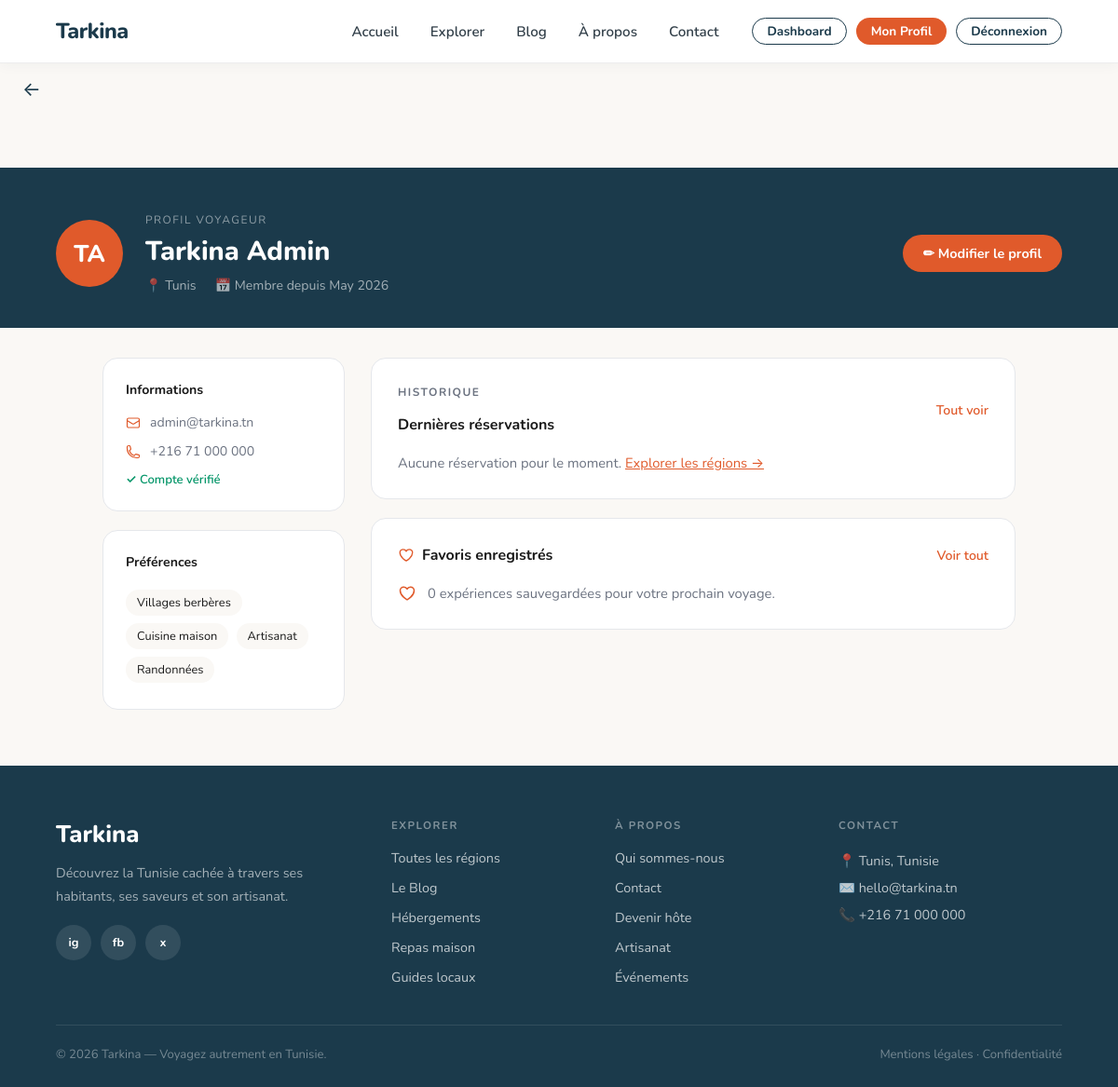
The app's page /profile.php (signed in) with its own data.
### tables this page shows
CREATE TABLE `utilisateur` (
  `id` int(10) unsigned NOT NULL AUTO_INCREMENT,
  `nom` varchar(100) NOT NULL,
  `prenom` varchar(100) NOT NULL,
  `email` varchar(150) NOT NULL,
  `mot_de_passe` varchar(255) NOT NULL,
  `role` varchar(50) NOT NULL DEFAULT 'utilisateur',
  `adresse` varchar(255) DEFAULT NULL,
  `telephone` varchar(50) DEFAULT NULL,
  `ville` varchar(100) DEFAULT NULL,
  `bio` text DEFAULT NULL,
  `photo_profil` varchar(500) DEFAULT NULL,
  `date_inscription` timestamp NOT NULL DEFAULT current_timestamp(),
  `created_at` timestamp NULL DEFAULT current_timestamp(),
  PRIMARY KEY (`id`),
  UNIQUE KEY `email` (`email`)
);

### profile.php (the view, shortened to what this page needs)
<?php
require_once 'db.php';
$user_id = (int)$_SESSION['user_id'];
$res = mysqli_query($conn, "SELECT * FROM utilisateur WHERE id = $user_id LIMIT 1");
$user = mysqli_fetch_assoc($res);
$initiales = strtoupper(substr($user['prenom'], 0, 1) . substr($user['nom'], 0, 1));
$nom_complet = htmlspecialchars($user['prenom'] . ' ' . $user['nom']);
$reservations = [];
$res3 = mysqli_query($conn, "SELECT COUNT(*) FROM favoris WHERE user_id = $user_id");
$favoris_count = 0;
if ($res3) {
    $row = mysqli_fetch_row($res3);
    $favoris_count = $row[0] ?? 0;
}
?>
<!DOCTYPE html>
<html lang="fr">
<head>
    <link rel="stylesheet" href="assets/css/style.css">
</head>
<body>
<?php include 'navbar.php'; ?>
<button onclick="history.back()"
  style="background:none;border:none;cursor:pointer;font-size:1.3rem;
  color:#1B3A4B;padding:14px 0 0 24px;display:flex;align-items:center;gap:6px;"
  onmouseover="this.style.color='#E05A2B'"
  onmouseout="this.style.color='#1B3A4B'">
  &#8592;
</button>
<div class="profile-banner">
    <div class="profile-banner-inner">
        <div class="profile-banner-left">
            <div class="profile-avatar"><?= $initiales ?></div>
            <div>
                <p class="profile-label">Profil voyageur</p>
                <h1 class="profile-name"><?= $nom_complet ?></h1>
                <div class="profile-meta">
                    <?php if(!empty($user['ville'])): ?>
                    <div class="profile-meta-item">📍 <?= htmlspecialchars($user['ville']) ?></div>
                    <?php endif; ?>
                    <div class="profile-meta-item">📅 Membre depuis <?= date('F Y', strtotime($user['created_at'] ?? 'now')) ?></div>
                </div>
            </div>
        </div>
        <a href="edit-profile.php" class="btn-edit">✏ Modifier le profil</a>
    </div>
</div>
<div class="profile-body">
    <div class="profile-sidebar">
        <div class="sidebar-card">
            <h3>Informations</h3>
            <div class="sidebar-info-item">
                <?= htmlspecialchars($user['email']) ?>
            </div>
            <?php if(!empty($user['telephone'])): ?>
            <div class="sidebar-info-item">
                <?= htmlspecialchars($user['telephone']) ?>
            </div>
            <?php endif; ?>
            <div class="verified-badge">✓ Compte vérifié</div>
        </div>
        <div class="sidebar-card">
            <h3>Préférences</h3>
            <span class="pref-pill">Villages berbères</span>
            <span class="pref-pill">Cuisine maison</span>
            <span class="pref-pill">Artisanat</span>
            <span class="pref-pill">Randonnées</span>
        </div>
    </div>
    <div class="profile-main">
        <div class="profile-card">
            <div class="profile-card-header">
                <div>
                    <p class="section-label-small">Historique</p>
                    <p class="profile-card-title">Dernières réservations</p>
                </div>
                <a href="mes-reservations.php" class="link-all">Tout voir</a>
            </div>
            <?php if(count($reservations) > 0): ?>
            <div class="reservation-cards">
                <?php foreach($reservations as $res): ?>
                <a href="<?= !empty($res['type_service']) ? htmlspecialchars($res['type_service']) . '.php?id=' . (int)($res['service_id'] ?? 0) : 'mes-reservations.php' ?>" class="res-card">
                    <?php
                    $img = !empty($res['service_photo'])
                        ? 'uploads/' . $res['service_photo']
                        : 'https://images.unsplash.com/photo-1539650116574-75c0c6d73f6e?w=400&fit=crop';
                    ?>
                    <img src="<?= htmlspecialchars($img) ?>" alt="<?= htmlspecialchars($res['service_titre'] ?? '') ?>">
                    <div class="res-card-body">
                        <p class="res-card-region"><?= htmlspecialchars($res['service_region'] ?? 'Tunisie') ?></p>
                        <p class="res-card-title"><?= htmlspecialchars($res['service_titre'] ?? 'Service') ?></p>
                        <div class="res-card-rating">
                            <span class="star">★</span> 4.8
                        </div>
                    </div>
                </a>
                <?php endforeach; ?>
            </div>
            <?php else: ?>
            <p style="color:var(--text-muted);font-size:0.92rem;">Aucune réservation pour le moment. <a href="explorer.php" style="color:var(--primary);">Explorer les régions →</a></p>
            <?php endif; ?>
        </div>
        <div class="profile-card">
            <div class="profile-card-header">
                <p class="profile-card-title">
                    <svg fill="none" viewBox="0 0 24 24" stroke-width="1.8"><path stroke-linecap="round" stroke-linejoin="round" d="M21 8.25c0-2.485-2.099-4.5-4.688-4.5-1.935 0-3.597 1.126-4.312 2.733-.715-1.607-2.377-2.733-4.313-2.733C5.1 3.75 3 5.765 3 8.25c0 7.22 9 12 9 12s9-4.78 9-12z"/></svg>
                    Favoris enregistrés
                </p>
                <a href="mes-favoris.php" class="link-all">Voir tout</a>
            </div>
            <div class="fav-empty">
                <svg fill="none" viewBox="0 0 24 24" stroke-width="1.8"><path stroke-linecap="round" stroke-linejoin="round" d="M21 8.25c0-2.485-2.099-4.5-4.688-4.5-1.935 0-3.597 1.126-4.312 2.733-.715-1.607-2.377-2.733-4.313-2.733C5.1 3.75 3 5.765 3 8.25c0 7.22 9 12 9 12s9-4.78 9-12z"/></svg>
                <?= $favoris_count ?> expérience<?= $favoris_count != 1 ? 's' : '' ?> sauvegardée<?= $favoris_count != 1 ? 's' : '' ?> pour votre prochain voyage.
            </div>
        </div>
    </div>
</div>
<?php include 'footer.php'; ?>
</body>
</html>

### assets/css/style.css (style rules this page uses)
:root { --navy: #1B3A4B; --cream: #f5f2ee; --coral: #E05A2B; --white: #ffffff; --text: #333333; --grey: #666666; --soft-grey: #e0e0e0; }
body { font-family: 'Outfit', sans-serif; color: var(--text); background-color: var(--white); overflow-x: hidden; }
h1, h2, h3, .playfair { font-family: 'Playfair Display', serif; }

### assets/css/typography.css (style rules this page uses)
body, h1, h2, h3, h4, h5, h6, p, a, span, li, ul, ol, label, button, input, select, textarea, small, strong, b, em, td, th, blockquote, figcaption, div, section, article, aside, header, footer, nav { font-family: 'Nunito', 'Segoe UI', system-ui, -apple-system, sans-serif !important; }

### profile.php (style rules this page uses)
:root { --primary: #E05A2B; --navy: #1B3A4B; --light-bg: #FAF8F5; --text-dark: #1a1a1a; --text-muted: #6b7280; --border: #e5e7eb; }
* { margin: 0; padding: 0; box-sizing: border-box; }
body { font-family: 'Segoe UI', system-ui, sans-serif; background: var(--light-bg); color: var(--text-dark); }
.profile-banner { background: var(--navy); padding: 48px 60px 36px; margin-top: 70px; }
.profile-banner-inner { max-width: 1100px; margin: 0 auto; display: flex; align-items: center; justify-content: space-between; }
.profile-banner-left { display: flex; align-items: center; gap: 24px; }
.profile-avatar { width: 72px; height: 72px; border-radius: 50%; background: var(--primary); display: flex; align-items: center; justify-content: center; font-size: 1.6rem; font-weight: 800; color: #fff; flex-shrink: 0; }
.profile-label { font-size: 0.75rem; color: rgba(255,255,255,0.5); text-transform: uppercase; letter-spacing: 1.5px; margin-bottom: 6px; }
.profile-name { font-size: 1.8rem; font-weight: 800; color: #fff; margin-bottom: 8px; }
.profile-meta { display: flex; align-items: center; gap: 20px; }
.profile-meta-item { display: flex; align-items: center; gap: 6px; color: rgba(255,255,255,0.6); font-size: 0.88rem; }
.btn-edit { display: flex; align-items: center; gap: 8px; padding: 10px 22px; background: var(--primary); border-radius: 50px; color: #fff; text-decoration: none; font-size: 0.9rem; font-weight: 700; transition: background .2s; }
.profile-body { max-width: 1100px; margin: 32px auto; padding: 0 60px; display: grid; grid-template-columns: 260px 1fr; gap: 28px; }
.profile-sidebar { display: flex; flex-direction: column; gap: 20px; }
.sidebar-card { background: #fff; border: 1px solid var(--border); border-radius: 16px; padding: 24px; }
.sidebar-card h3 { font-size: 0.88rem; font-weight: 700; margin-bottom: 16px; color: var(--text-dark); }
.sidebar-info-item { display: flex; align-items: center; gap: 10px; margin-bottom: 12px; color: var(--text-muted); font-size: 0.88rem; }
.sidebar-info-item svg { width: 16px; height: 16px; stroke: var(--primary); flex-shrink: 0; }
.verified-badge { display: flex; align-items: center; gap: 6px; color: #059669; font-size: 0.82rem; font-weight: 600; }
.pref-pill { display: inline-block; padding: 5px 12px; background: var(--light-bg); border-radius: 50px; font-size: 0.8rem; color: var(--text-dark); margin: 4px 4px 4px 0; }
.profile-main { display: flex; flex-direction: column; gap: 20px; }
.profile-card { background: #fff; border: 1px solid var(--border); border-radius: 16px; padding: 28px; }
.profile-card-header { display: flex; align-items: center; justify-content: space-between; margin-bottom: 20px; }
.profile-card-title { font-size: 1rem; font-weight: 700; display: flex; align-items: center; gap: 8px; }
.profile-card-title svg { width: 18px; height: 18px; stroke: var(--primary); }
.section-label-small { font-size: 0.75rem; font-weight: 700; letter-spacing: 1.5px; text-transform: uppercase; color: var(--text-muted); margin-bottom: 16px; }
.link-all { font-size: 0.88rem; color: var(--primary); text-decoration: none; font-weight: 600; }
.fav-empty { display: flex; align-items: center; gap: 12px; color: var(--text-muted); font-size: 0.92rem; }
.fav-empty svg { width: 20px; height: 20px; stroke: var(--primary); }

### records on screen
utilisateur: initiales "TA", nom_complet "Tarkina Admin", ville "Tunis", created_at "May 2026", email "admin@tarkina.tn", telephone "+216 71 000 000"

### other values on screen
$favoris_count "0"
